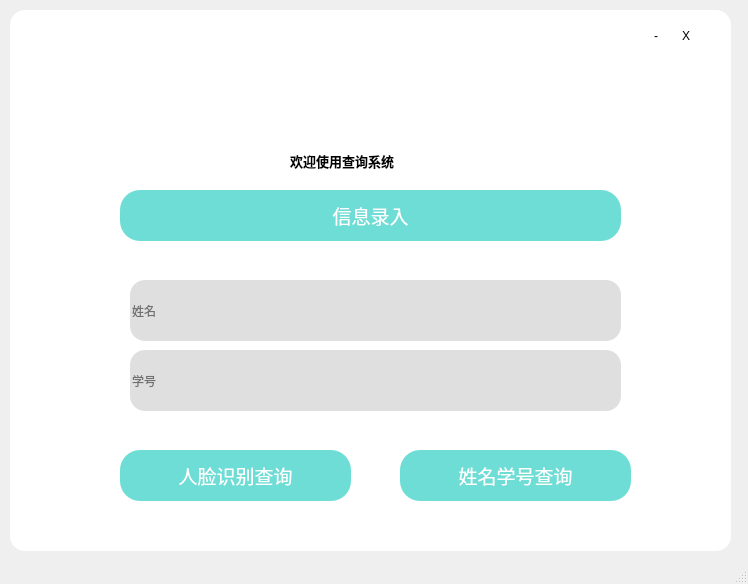
<?xml version="1.0" encoding="UTF-8"?>
<ui version="4.0">
 <class>MainWindow2</class>
 <widget class="QMainWindow" name="MainWindow2">
  <property name="geometry">
   <rect>
    <x>0</x>
    <y>0</y>
    <width>748</width>
    <height>584</height>
   </rect>
  </property>
  <property name="windowTitle">
   <string>MainWindow</string>
  </property>
  <widget class="QWidget" name="centralwidget">
   <widget class="QWidget" name="widget" native="true">
    <property name="geometry">
     <rect>
      <x>10</x>
      <y>10</y>
      <width>721</width>
      <height>541</height>
     </rect>
    </property>
    <property name="styleSheet">
     <string notr="true">border-radius:15px;
background-color: rgb(255, 255, 255);</string>
    </property>
    <widget class="QPushButton" name="pushButton_3">
     <property name="geometry">
      <rect>
       <x>630</x>
       <y>10</y>
       <width>32</width>
       <height>32</height>
      </rect>
     </property>
     <property name="styleSheet">
      <string notr="true">QPushButton::hover{
background-color: rgb(218, 218, 218);
}
QPushButton::pressed{
background-color: rgb(218, 218, 218);
}</string>
     </property>
     <property name="text">
      <string>-</string>
     </property>
    </widget>
    <widget class="QPushButton" name="pushButton_2">
     <property name="geometry">
      <rect>
       <x>660</x>
       <y>10</y>
       <width>32</width>
       <height>32</height>
      </rect>
     </property>
     <property name="styleSheet">
      <string notr="true">QPushButton::hover{
background-color: rgb(218, 218, 218);
}
QPushButton::pressed{
background-color: rgb(218, 218, 218);
}</string>
     </property>
     <property name="text">
      <string>X</string>
     </property>
    </widget>
    <widget class="QPushButton" name="pushButton">
     <property name="geometry">
      <rect>
       <x>390</x>
       <y>440</y>
       <width>231</width>
       <height>51</height>
      </rect>
     </property>
     <property name="minimumSize">
      <size>
       <width>0</width>
       <height>0</height>
      </size>
     </property>
     <property name="maximumSize">
      <size>
       <width>16777215</width>
       <height>16777215</height>
      </size>
     </property>
     <property name="palette">
      <palette>
       <active>
        <colorrole role="WindowText">
         <brush brushstyle="SolidPattern">
          <color alpha="255">
           <red>255</red>
           <green>255</green>
           <blue>255</blue>
          </color>
         </brush>
        </colorrole>
        <colorrole role="Button">
         <brush brushstyle="SolidPattern">
          <color alpha="255">
           <red>109</red>
           <green>221</green>
           <blue>214</blue>
          </color>
         </brush>
        </colorrole>
        <colorrole role="Text">
         <brush brushstyle="SolidPattern">
          <color alpha="255">
           <red>255</red>
           <green>255</green>
           <blue>255</blue>
          </color>
         </brush>
        </colorrole>
        <colorrole role="ButtonText">
         <brush brushstyle="SolidPattern">
          <color alpha="255">
           <red>255</red>
           <green>255</green>
           <blue>255</blue>
          </color>
         </brush>
        </colorrole>
        <colorrole role="Base">
         <brush brushstyle="SolidPattern">
          <color alpha="255">
           <red>109</red>
           <green>221</green>
           <blue>214</blue>
          </color>
         </brush>
        </colorrole>
        <colorrole role="Window">
         <brush brushstyle="SolidPattern">
          <color alpha="255">
           <red>109</red>
           <green>221</green>
           <blue>214</blue>
          </color>
         </brush>
        </colorrole>
        <colorrole role="PlaceholderText">
         <brush brushstyle="NoBrush">
          <color alpha="128">
           <red>255</red>
           <green>255</green>
           <blue>255</blue>
          </color>
         </brush>
        </colorrole>
       </active>
       <inactive>
        <colorrole role="WindowText">
         <brush brushstyle="SolidPattern">
          <color alpha="255">
           <red>255</red>
           <green>255</green>
           <blue>255</blue>
          </color>
         </brush>
        </colorrole>
        <colorrole role="Button">
         <brush brushstyle="SolidPattern">
          <color alpha="255">
           <red>109</red>
           <green>221</green>
           <blue>214</blue>
          </color>
         </brush>
        </colorrole>
        <colorrole role="Text">
         <brush brushstyle="SolidPattern">
          <color alpha="255">
           <red>255</red>
           <green>255</green>
           <blue>255</blue>
          </color>
         </brush>
        </colorrole>
        <colorrole role="ButtonText">
         <brush brushstyle="SolidPattern">
          <color alpha="255">
           <red>255</red>
           <green>255</green>
           <blue>255</blue>
          </color>
         </brush>
        </colorrole>
        <colorrole role="Base">
         <brush brushstyle="SolidPattern">
          <color alpha="255">
           <red>109</red>
           <green>221</green>
           <blue>214</blue>
          </color>
         </brush>
        </colorrole>
        <colorrole role="Window">
         <brush brushstyle="SolidPattern">
          <color alpha="255">
           <red>109</red>
           <green>221</green>
           <blue>214</blue>
          </color>
         </brush>
        </colorrole>
        <colorrole role="PlaceholderText">
         <brush brushstyle="NoBrush">
          <color alpha="128">
           <red>255</red>
           <green>255</green>
           <blue>255</blue>
          </color>
         </brush>
        </colorrole>
       </inactive>
       <disabled>
        <colorrole role="WindowText">
         <brush brushstyle="SolidPattern">
          <color alpha="255">
           <red>255</red>
           <green>255</green>
           <blue>255</blue>
          </color>
         </brush>
        </colorrole>
        <colorrole role="Button">
         <brush brushstyle="SolidPattern">
          <color alpha="255">
           <red>109</red>
           <green>221</green>
           <blue>214</blue>
          </color>
         </brush>
        </colorrole>
        <colorrole role="Text">
         <brush brushstyle="SolidPattern">
          <color alpha="255">
           <red>255</red>
           <green>255</green>
           <blue>255</blue>
          </color>
         </brush>
        </colorrole>
        <colorrole role="ButtonText">
         <brush brushstyle="SolidPattern">
          <color alpha="255">
           <red>255</red>
           <green>255</green>
           <blue>255</blue>
          </color>
         </brush>
        </colorrole>
        <colorrole role="Base">
         <brush brushstyle="SolidPattern">
          <color alpha="255">
           <red>109</red>
           <green>221</green>
           <blue>214</blue>
          </color>
         </brush>
        </colorrole>
        <colorrole role="Window">
         <brush brushstyle="SolidPattern">
          <color alpha="255">
           <red>109</red>
           <green>221</green>
           <blue>214</blue>
          </color>
         </brush>
        </colorrole>
        <colorrole role="PlaceholderText">
         <brush brushstyle="NoBrush">
          <color alpha="128">
           <red>255</red>
           <green>255</green>
           <blue>255</blue>
          </color>
         </brush>
        </colorrole>
       </disabled>
      </palette>
     </property>
     <property name="font">
      <font>
       <family>黑体</family>
       <pointsize>14</pointsize>
       <weight>50</weight>
       <bold>false</bold>
      </font>
     </property>
     <property name="autoFillBackground">
      <bool>false</bool>
     </property>
     <property name="styleSheet">
      <string notr="true">QPushButton::hover{
background-color: rgb(170, 255, 255);
}
QPushButton::pressed{
background-color: rgb(109, 221, 214);
}
QPushButton{
background-color: rgb(109, 221, 214);
color: rgb(255, 255, 255);
border:None;
border-radius:20px;
}
</string>
     </property>
     <property name="text">
      <string>姓名学号查询</string>
     </property>
    </widget>
    <widget class="QPushButton" name="pushButton_4">
     <property name="geometry">
      <rect>
       <x>110</x>
       <y>440</y>
       <width>231</width>
       <height>51</height>
      </rect>
     </property>
     <property name="minimumSize">
      <size>
       <width>0</width>
       <height>0</height>
      </size>
     </property>
     <property name="maximumSize">
      <size>
       <width>16777215</width>
       <height>16777215</height>
      </size>
     </property>
     <property name="palette">
      <palette>
       <active>
        <colorrole role="WindowText">
         <brush brushstyle="SolidPattern">
          <color alpha="255">
           <red>255</red>
           <green>255</green>
           <blue>255</blue>
          </color>
         </brush>
        </colorrole>
        <colorrole role="Button">
         <brush brushstyle="SolidPattern">
          <color alpha="255">
           <red>109</red>
           <green>221</green>
           <blue>214</blue>
          </color>
         </brush>
        </colorrole>
        <colorrole role="Text">
         <brush brushstyle="SolidPattern">
          <color alpha="255">
           <red>255</red>
           <green>255</green>
           <blue>255</blue>
          </color>
         </brush>
        </colorrole>
        <colorrole role="ButtonText">
         <brush brushstyle="SolidPattern">
          <color alpha="255">
           <red>255</red>
           <green>255</green>
           <blue>255</blue>
          </color>
         </brush>
        </colorrole>
        <colorrole role="Base">
         <brush brushstyle="SolidPattern">
          <color alpha="255">
           <red>109</red>
           <green>221</green>
           <blue>214</blue>
          </color>
         </brush>
        </colorrole>
        <colorrole role="Window">
         <brush brushstyle="SolidPattern">
          <color alpha="255">
           <red>109</red>
           <green>221</green>
           <blue>214</blue>
          </color>
         </brush>
        </colorrole>
        <colorrole role="PlaceholderText">
         <brush brushstyle="NoBrush">
          <color alpha="128">
           <red>255</red>
           <green>255</green>
           <blue>255</blue>
          </color>
         </brush>
        </colorrole>
       </active>
       <inactive>
        <colorrole role="WindowText">
         <brush brushstyle="SolidPattern">
          <color alpha="255">
           <red>255</red>
           <green>255</green>
           <blue>255</blue>
          </color>
         </brush>
        </colorrole>
        <colorrole role="Button">
         <brush brushstyle="SolidPattern">
          <color alpha="255">
           <red>109</red>
           <green>221</green>
           <blue>214</blue>
          </color>
         </brush>
        </colorrole>
        <colorrole role="Text">
         <brush brushstyle="SolidPattern">
          <color alpha="255">
           <red>255</red>
           <green>255</green>
           <blue>255</blue>
          </color>
         </brush>
        </colorrole>
        <colorrole role="ButtonText">
         <brush brushstyle="SolidPattern">
          <color alpha="255">
           <red>255</red>
           <green>255</green>
           <blue>255</blue>
          </color>
         </brush>
        </colorrole>
        <colorrole role="Base">
         <brush brushstyle="SolidPattern">
          <color alpha="255">
           <red>109</red>
           <green>221</green>
           <blue>214</blue>
          </color>
         </brush>
        </colorrole>
        <colorrole role="Window">
         <brush brushstyle="SolidPattern">
          <color alpha="255">
           <red>109</red>
           <green>221</green>
           <blue>214</blue>
          </color>
         </brush>
        </colorrole>
        <colorrole role="PlaceholderText">
         <brush brushstyle="NoBrush">
          <color alpha="128">
           <red>255</red>
           <green>255</green>
           <blue>255</blue>
          </color>
         </brush>
        </colorrole>
       </inactive>
       <disabled>
        <colorrole role="WindowText">
         <brush brushstyle="SolidPattern">
          <color alpha="255">
           <red>255</red>
           <green>255</green>
           <blue>255</blue>
          </color>
         </brush>
        </colorrole>
        <colorrole role="Button">
         <brush brushstyle="SolidPattern">
          <color alpha="255">
           <red>109</red>
           <green>221</green>
           <blue>214</blue>
          </color>
         </brush>
        </colorrole>
        <colorrole role="Text">
         <brush brushstyle="SolidPattern">
          <color alpha="255">
           <red>255</red>
           <green>255</green>
           <blue>255</blue>
          </color>
         </brush>
        </colorrole>
        <colorrole role="ButtonText">
         <brush brushstyle="SolidPattern">
          <color alpha="255">
           <red>255</red>
           <green>255</green>
           <blue>255</blue>
          </color>
         </brush>
        </colorrole>
        <colorrole role="Base">
         <brush brushstyle="SolidPattern">
          <color alpha="255">
           <red>109</red>
           <green>221</green>
           <blue>214</blue>
          </color>
         </brush>
        </colorrole>
        <colorrole role="Window">
         <brush brushstyle="SolidPattern">
          <color alpha="255">
           <red>109</red>
           <green>221</green>
           <blue>214</blue>
          </color>
         </brush>
        </colorrole>
        <colorrole role="PlaceholderText">
         <brush brushstyle="NoBrush">
          <color alpha="128">
           <red>255</red>
           <green>255</green>
           <blue>255</blue>
          </color>
         </brush>
        </colorrole>
       </disabled>
      </palette>
     </property>
     <property name="font">
      <font>
       <family>黑体</family>
       <pointsize>14</pointsize>
       <weight>50</weight>
       <bold>false</bold>
      </font>
     </property>
     <property name="autoFillBackground">
      <bool>false</bool>
     </property>
     <property name="styleSheet">
      <string notr="true">QPushButton::hover{
background-color: rgb(170, 255, 255);
}
QPushButton::pressed{
background-color: rgb(109, 221, 214);
}
QPushButton{
background-color: rgb(109, 221, 214);
color: rgb(255, 255, 255);
border:None;
border-radius:20px;
}
</string>
     </property>
     <property name="text">
      <string>人脸识别查询</string>
     </property>
    </widget>
    <widget class="QLabel" name="label_2">
     <property name="geometry">
      <rect>
       <x>330</x>
       <y>30</y>
       <width>64</width>
       <height>64</height>
      </rect>
     </property>
     <property name="styleSheet">
      <string notr="true">border-image: url(:/Image/Images/user_message.png);</string>
     </property>
     <property name="text">
      <string/>
     </property>
    </widget>
    <widget class="QLabel" name="label">
     <property name="geometry">
      <rect>
       <x>280</x>
       <y>130</y>
       <width>201</width>
       <height>41</height>
      </rect>
     </property>
     <property name="font">
      <font>
       <family>微软雅黑</family>
       <pointsize>10</pointsize>
       <weight>75</weight>
       <bold>true</bold>
      </font>
     </property>
     <property name="text">
      <string>欢迎使用查询系统</string>
     </property>
    </widget>
    <widget class="QPushButton" name="pushButton_5">
     <property name="geometry">
      <rect>
       <x>110</x>
       <y>180</y>
       <width>501</width>
       <height>51</height>
      </rect>
     </property>
     <property name="minimumSize">
      <size>
       <width>0</width>
       <height>0</height>
      </size>
     </property>
     <property name="maximumSize">
      <size>
       <width>16777215</width>
       <height>16777215</height>
      </size>
     </property>
     <property name="palette">
      <palette>
       <active>
        <colorrole role="WindowText">
         <brush brushstyle="SolidPattern">
          <color alpha="255">
           <red>255</red>
           <green>255</green>
           <blue>255</blue>
          </color>
         </brush>
        </colorrole>
        <colorrole role="Button">
         <brush brushstyle="SolidPattern">
          <color alpha="255">
           <red>109</red>
           <green>221</green>
           <blue>214</blue>
          </color>
         </brush>
        </colorrole>
        <colorrole role="Text">
         <brush brushstyle="SolidPattern">
          <color alpha="255">
           <red>255</red>
           <green>255</green>
           <blue>255</blue>
          </color>
         </brush>
        </colorrole>
        <colorrole role="ButtonText">
         <brush brushstyle="SolidPattern">
          <color alpha="255">
           <red>255</red>
           <green>255</green>
           <blue>255</blue>
          </color>
         </brush>
        </colorrole>
        <colorrole role="Base">
         <brush brushstyle="SolidPattern">
          <color alpha="255">
           <red>109</red>
           <green>221</green>
           <blue>214</blue>
          </color>
         </brush>
        </colorrole>
        <colorrole role="Window">
         <brush brushstyle="SolidPattern">
          <color alpha="255">
           <red>109</red>
           <green>221</green>
           <blue>214</blue>
          </color>
         </brush>
        </colorrole>
        <colorrole role="PlaceholderText">
         <brush brushstyle="NoBrush">
          <color alpha="128">
           <red>255</red>
           <green>255</green>
           <blue>255</blue>
          </color>
         </brush>
        </colorrole>
       </active>
       <inactive>
        <colorrole role="WindowText">
         <brush brushstyle="SolidPattern">
          <color alpha="255">
           <red>255</red>
           <green>255</green>
           <blue>255</blue>
          </color>
         </brush>
        </colorrole>
        <colorrole role="Button">
         <brush brushstyle="SolidPattern">
          <color alpha="255">
           <red>109</red>
           <green>221</green>
           <blue>214</blue>
          </color>
         </brush>
        </colorrole>
        <colorrole role="Text">
         <brush brushstyle="SolidPattern">
          <color alpha="255">
           <red>255</red>
           <green>255</green>
           <blue>255</blue>
          </color>
         </brush>
        </colorrole>
        <colorrole role="ButtonText">
         <brush brushstyle="SolidPattern">
          <color alpha="255">
           <red>255</red>
           <green>255</green>
           <blue>255</blue>
          </color>
         </brush>
        </colorrole>
        <colorrole role="Base">
         <brush brushstyle="SolidPattern">
          <color alpha="255">
           <red>109</red>
           <green>221</green>
           <blue>214</blue>
          </color>
         </brush>
        </colorrole>
        <colorrole role="Window">
         <brush brushstyle="SolidPattern">
          <color alpha="255">
           <red>109</red>
           <green>221</green>
           <blue>214</blue>
          </color>
         </brush>
        </colorrole>
        <colorrole role="PlaceholderText">
         <brush brushstyle="NoBrush">
          <color alpha="128">
           <red>255</red>
           <green>255</green>
           <blue>255</blue>
          </color>
         </brush>
        </colorrole>
       </inactive>
       <disabled>
        <colorrole role="WindowText">
         <brush brushstyle="SolidPattern">
          <color alpha="255">
           <red>255</red>
           <green>255</green>
           <blue>255</blue>
          </color>
         </brush>
        </colorrole>
        <colorrole role="Button">
         <brush brushstyle="SolidPattern">
          <color alpha="255">
           <red>109</red>
           <green>221</green>
           <blue>214</blue>
          </color>
         </brush>
        </colorrole>
        <colorrole role="Text">
         <brush brushstyle="SolidPattern">
          <color alpha="255">
           <red>255</red>
           <green>255</green>
           <blue>255</blue>
          </color>
         </brush>
        </colorrole>
        <colorrole role="ButtonText">
         <brush brushstyle="SolidPattern">
          <color alpha="255">
           <red>255</red>
           <green>255</green>
           <blue>255</blue>
          </color>
         </brush>
        </colorrole>
        <colorrole role="Base">
         <brush brushstyle="SolidPattern">
          <color alpha="255">
           <red>109</red>
           <green>221</green>
           <blue>214</blue>
          </color>
         </brush>
        </colorrole>
        <colorrole role="Window">
         <brush brushstyle="SolidPattern">
          <color alpha="255">
           <red>109</red>
           <green>221</green>
           <blue>214</blue>
          </color>
         </brush>
        </colorrole>
        <colorrole role="PlaceholderText">
         <brush brushstyle="NoBrush">
          <color alpha="128">
           <red>255</red>
           <green>255</green>
           <blue>255</blue>
          </color>
         </brush>
        </colorrole>
       </disabled>
      </palette>
     </property>
     <property name="font">
      <font>
       <family>黑体</family>
       <pointsize>14</pointsize>
       <weight>50</weight>
       <bold>false</bold>
      </font>
     </property>
     <property name="autoFillBackground">
      <bool>false</bool>
     </property>
     <property name="styleSheet">
      <string notr="true">QPushButton::hover{
background-color: rgb(170, 255, 255);
}
QPushButton::pressed{
background-color: rgb(109, 221, 214);
}
QPushButton{
background-color: rgb(109, 221, 214);
color: rgb(255, 255, 255);
border:None;
border-radius:20px;
}
</string>
     </property>
     <property name="text">
      <string>信息录入</string>
     </property>
    </widget>
    <widget class="QLineEdit" name="lineEdit_2">
     <property name="geometry">
      <rect>
       <x>120</x>
       <y>270</y>
       <width>491</width>
       <height>61</height>
      </rect>
     </property>
     <property name="styleSheet">
      <string notr="true">QLineEdit{
background-color: rgb(223, 223, 223);
color: rgb(0, 0, 0);
}</string>
     </property>
     <property name="text">
      <string/>
     </property>
     <property name="placeholderText">
      <string>姓名</string>
     </property>
    </widget>
    <widget class="QLineEdit" name="lineEdit">
     <property name="geometry">
      <rect>
       <x>120</x>
       <y>340</y>
       <width>491</width>
       <height>61</height>
      </rect>
     </property>
     <property name="toolTip">
      <string>2</string>
     </property>
     <property name="styleSheet">
      <string notr="true">QLineEdit{
background-color: rgb(223, 223, 223);
color: rgb(0, 0, 0);
}</string>
     </property>
     <property name="inputMask">
      <string/>
     </property>
     <property name="text">
      <string/>
     </property>
     <property name="placeholderText">
      <string>学号</string>
     </property>
    </widget>
   </widget>
  </widget>
  <widget class="QStatusBar" name="statusbar"/>
 </widget>
 <resources>
  <include location="resources/login/login.qrc"/>
 </resources>
 <connections/>
</ui>
